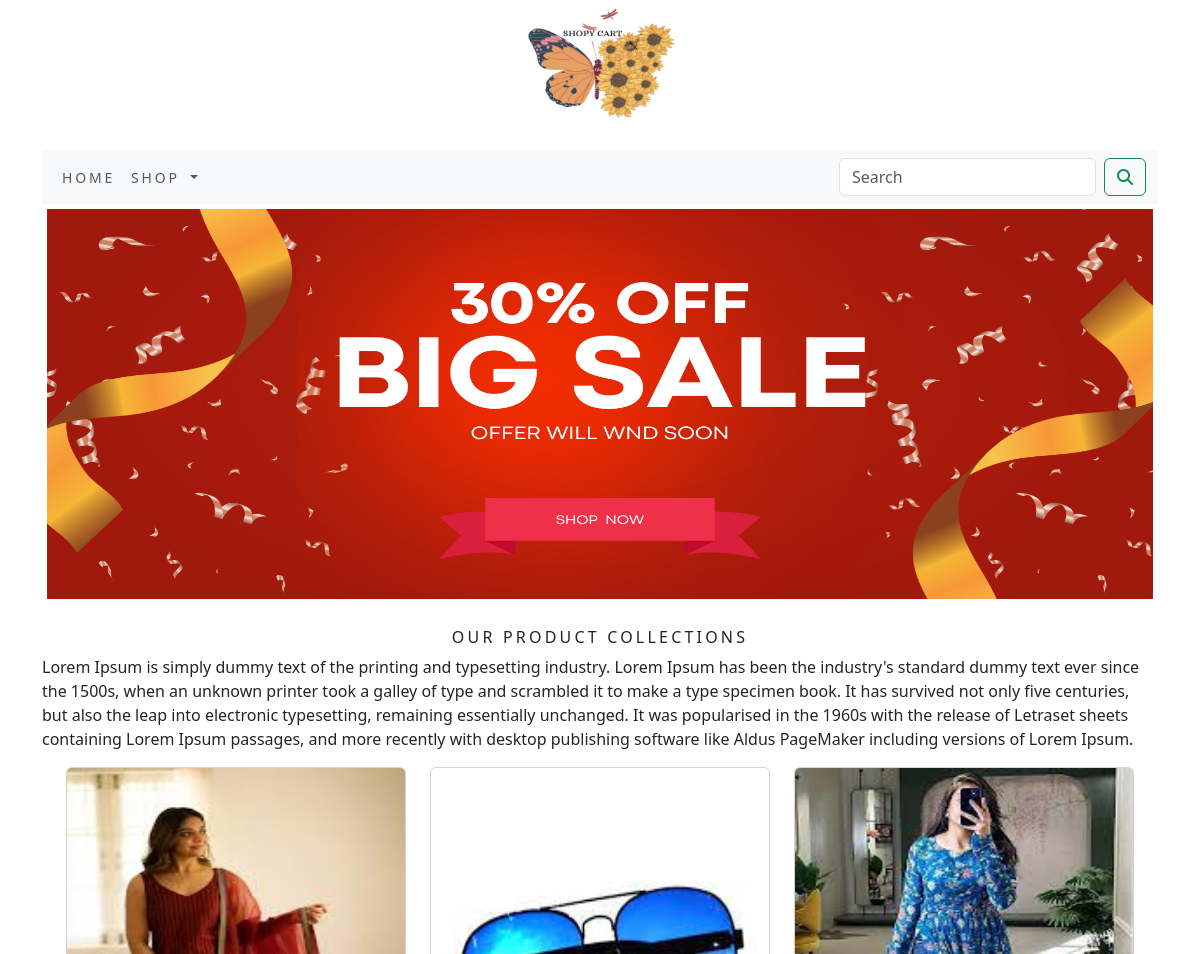
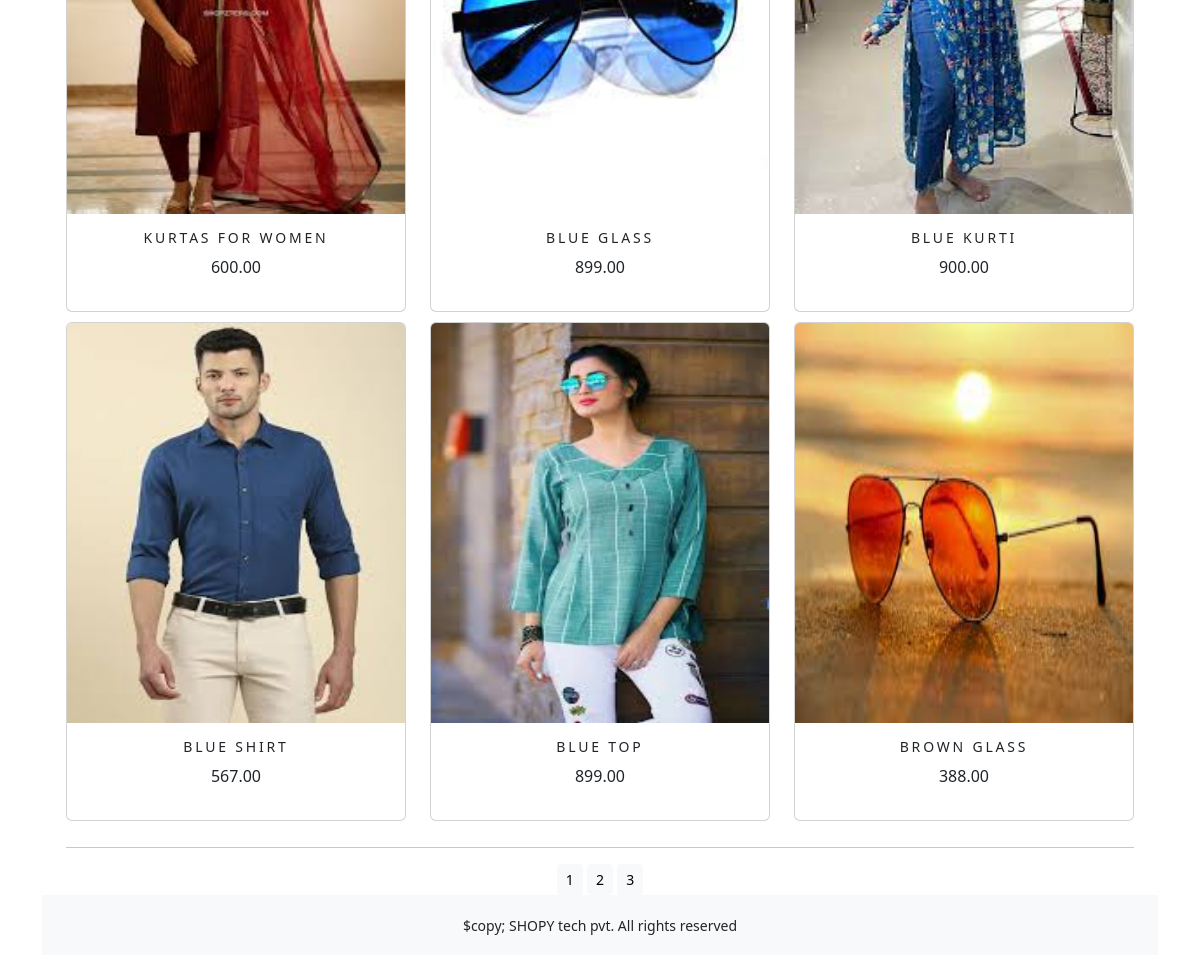
The app's page /shop/ with its own data (2 pictures, top to bottom).
### shop_app/models.py (models this page shows, shortened)
class product(models.Model):
    name=models.CharField(max_length=250,unique=True)
    slug=models.SlugField(max_length=250,unique=True)
    description = models.TextField(blank=True)
    image = models.ImageField(upload_to='product', blank=True)
    price=models.DecimalField(max_digits=10,decimal_places=2)
    category=models.ForeignKey(category,on_delete=models.CASCADE)
    stock=models.IntegerField()
    available=models.BooleanField(default=True)
    created=models.DateTimeField(auto_now_add=True)
    updated=models.DateTimeField(auto_now=True)
    class Meta:
        ordering=('name',)
        verbose_name='product'
        verbose_name_plural='products'
    def get_url(self):
        return reverse('shop_app:prodDetail',args=[self.category.slug,self.slug])

### shop_app/views.py (the view)
# urls.py: path('',views.allProdCat,name='allProdCat'),
def allProdCat(request,c_slug=None):
    c_page=None
    products_list=None
    if c_slug!=None:
        c_page=get_object_or_404(category,slug=c_slug)
        products_list=product.objects.all().filter(category=c_page,available=True)
    else:
        products_list=product.objects.all().filter(available=True)
    paginator=Paginator(products_list,6)
    try:
        page=int(request.GET.get('page','1'))
    except:
        page=1
    try:
        products=paginator.page(page)
    except(EmptyPage,InvalidPage):
        products=paginator.page(paginator.num_pages)
    return render(request,'category.html',{'category':c_page,'products':products})

### cart_app/context_processors.py (called while the page is built)
def counter(request):
    item_count = 0
    if 'admin' in request.path:
        return {}
    else:
        try:
            cart=Cart.objects.filter(cart_id=_cart_id(request))
            cart_items=CartItem.objects.all().filter(cart=cart[:1])
            for cart_item in cart_items:
                item_count += cart_item.quantity
        except Cart.DoesNotExist:
            item_count = 0
    return dict(item_count=item_count)

### cart_app/views.py (called while the page is built)
def _cart_id(request):
    cart=request.session.session_key
    if not cart:
        cart=request.session.create()
    return cart

### shop_app/context_processors.py (called while the page is built)
def menu_links(request):
    links=category.objects.all()
    return dict(links=links)

### shop_app/models.py (called while the page is built)
    def get_url(self):
        return reverse('shop_app:products_by_category',args=[self.slug])

### templates/category.html (shortened to what this page needs)
{% extends 'base.html' %}
{% load static %}
{% block content %}
<div class="mx-auto">
    {% if category %}
    <img class="my_image" src="{{category.image.url}}" alt="{{category.name}}">
</div>
<br>
<div>
    <h1 class="text-center my_title">{{category.name}}</h1>
    <p class="text-justify">{{category.description}}</p>
</div>
{% else %}
<div>
    <img class="my_image my_image_padding" src="{% static 'img/banner.png' %}" alt="Our product" height="500px" width="100%">
</div>
<br>
<div>
    <h1 class="text-center my_title">Our product collections</h1>
    <p class="text-justify">Lorem Ipsum is simply dummy text of the printing and typesetting industry. Lorem Ipsum has been the industry's standard dummy text ever since the 1500s, when an unknown printer took a galley of type and scrambled it to make a type specimen book. It has survived not only five centuries, but also the leap into electronic typesetting, remaining essentially unchanged. It was popularised in the 1960s with the release of Letraset sheets containing Lorem Ipsum passages, and more recently with desktop publishing software like Aldus PageMaker including versions of Lorem Ipsum.</p>
</div>
{% endif %}
<div class="container">
    <div class="row mx-auto">
        {% for product in products.object_list %}
        <div class="my_bottom_margin col-9 col-sm-12 col-md-4 col-lg-4">
            <div class="card text-center" style="min-width:18rem;">
                <a href="{{product.get_url}}"><img class="card-img-top my_image" src="{{product.image.url}}" alt="{{product.name}}" height="200px;" width="200px;"></a>
                <div class="card-body">
                    <h4>{{product.name}}</h4>
                    <p>{{product.price}}</p>
                </div>
            </div>
        </div>
        {% endfor %}
        <div class="mx-auto">
            {% if products.paginator.num_pages > 1 %}
            <hr>
            <div class="text-center">
                {% for pg in products.paginator.page_range %}
                <a href="?page={{pg}}" class="btn btn-light btn-sm"{% if products.number == pg %}active{% endif %}>{{pg}}</a>
                {% endfor %}
            </div>
            {% endif %}
        </div>
        <br>
    </div>
</div>
{% endblock %}

### templates/base.html (shortened to what this page needs)
{% load static %}
<!DOCTYPE html>
<html lang="en">
<head>
    <link href="{% static 'css/custom.css' %}" rel="stylesheet">
    <link href="{% static 'css/bootstrap.min.css' %}" rel="stylesheet">
</head>
<body>
<div class="container">
    {% include 'header.html' %}
    {% include 'nav.html' %}
    {% block content %}
    {% endblock %}
</div>
{% include 'footer.html' %}
</body>
</html>

### templates/header.html
{% load static %}
<header>
    <center>
<img src="{% static 'img/logo.png' %}" alt="logo image" height="150px;" width="150px;">
    </center>
</header>

### templates/nav.html (shortened to what this page needs)
<nav class="navbar navbar-expand-lg bg-body-tertiary">
  <div class="container-fluid">
    <div class="collapse navbar-collapse" id="navbarSupportedContent">
      <ul class="navbar-nav me-auto mb-2 mb-lg-0">
        <li class="nav-item">
          <a class="nav-link" href="#">Home</a>
        </li>
        <li class="nav-item dropdown">
          <a class="nav-link dropdown-toggle" href="#" role="button" data-bs-toggle="dropdown" aria-expanded="false">
            Shop
          </a>
        </li>
      </ul>
      <form class="d-flex" role="search" method="get" action="{% url 'search_app:SearchResult' %}">
        <input class="form-control me-2" type="search" name="q" placeholder="Search" aria-label="Search">
        <button class="btn btn-outline-success" type="submit"><i class="fa-solid fa-magnifying-glass"></i></button>
      </form>
    </div>
  </div>
</nav>

### templates/footer.html
<div class="footer navbar-fixed-bottom my-footer">
    <p class="text-center">$copy; SHOPY tech pvt. All rights reserved</p>
</div>

### static/css/custom.css (style rules this page uses)
.nav-item { letter-spacing:.2em; font-size:14px; text-transform:uppercase; }
.dropdown { letter-spacing:.2em; font-size:14px; text-transform:uppercase; }
body { font family:'Roboto', sans-serif; }
.my-footer { background-color:#f8f9fa; height:60px; }
.my-footer p { padding-top:20px; font-size:14px; }
.my_image { width:100%; height:400px; }
.my_title { font-size:16px; text-transform:uppercase; letter-spacing:.2em; }
.my_image_padding { padding:5px; }
.my_bottom_margin { margin-bottom:10px; }
.card-body h4 { font-size:14px; text-transform:uppercase; letter-spacing:.2em; }

### records on screen
product: image (picture), name "KURTAS FOR WOMEN", price "600.00"
product: image (picture), name "BLUE GLASS", price "899.00"
product: image (picture), name "BLUE KURTI", price "900.00"
product: image (picture), name "BLUE SHIRT", price "567.00"
product: image (picture), name "BLUE TOP", price "899.00"
product: image (picture), name "BROWN GLASS", price "388.00"

### other values on screen
{{ pg }} "1" "2" "3"
